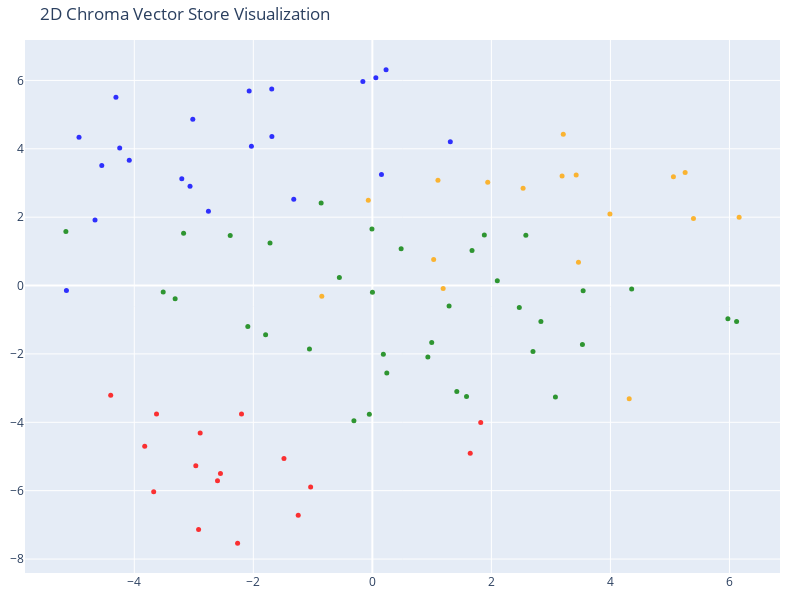

Here is the notebook cell this chart was saved with:
### Code cell
# Reduce the dimensionality of the vectors to 2D using t-SNE
# (t-distributed stochastic neighbor embedding)

tsne = TSNE(n_components=2, random_state=42)
reduced_vectors = tsne.fit_transform(vectors)

# Create the 2D scatter plot
fig = go.Figure(data=[go.Scatter(
    x=reduced_vectors[:, 0],
    y=reduced_vectors[:, 1],
    mode='markers',
    marker=dict(size=5, color=colors, opacity=0.8),
    text=[f"Type: {t}<br>Text: {d[:100]}..." for t, d in zip(doc_types, documents)],
    hoverinfo='text'
)])

fig.update_layout(title='2D Chroma Vector Store Visualization',
    scene=dict(xaxis_title='x',yaxis_title='y'),
    width=800,
    height=600,
    margin=dict(r=20, b=10, l=10, t=40)
)

fig.show()

### Figure 1 — Plotly figure (JSON) as saved in the notebook; plotly's stock layout.template omitted (floating-point values rounded to 4 significant figures)
{"data": [{"hoverinfo": "text", "marker": {"color": ["orange", "orange", "orange", "orange", "orange", "orange", "orange", "orange", "orange", "orange", "orange", "orange", "orange", "orange", "orange", "orange", "orange", "red", "red", "red", "red", "red", "red", "red", "red", "red", "red", "red", "red", "red", "red", "red", "red", "green", "green", "green", "green", "green", "green", "green", "green", "green", "green", "green", "green", "green", "green", "green", "green", "green", "green", "green", "green", "green", "green", "green", "green", "green", "green", "green", "green", "green", "green", "green", "green", "green", "green", "green", "green", "blue", "blue", "blue", "blue", "blue", "blue", "blue", "blue", "blue", "blue", "blue", "blue", "blue", "blue", "blue", "blue", "blue", "blue", "blue", "blue", "blue"], "opacity": 0.8, "size": 5}, "mode": "markers", "text": ["Type: company<br>Text: # About Innovatech Solutions: Our Story and Mission\n\n## Our Story: From Garage to Global SaaS Leader...", "Type: company<br>Text: Their first product, the initial version of **NexusFlow**, was built to solve this problem, allowing...", "Type: company<br>Text: ## Our Vision\nWe envision a future where every employee, from the front lines to the C-suite, can ef...", "Type: company<br>Text: ## Leadership Team\n- **Jane Doe, Co-Founder & Chief Executive Officer (CEO):** The visionary behind ...", "Type: company<br>Text: ## Key Milestones\n- **2015:** Company founded by Jane Doe and John Smith.\n- **2016:** Raised $5M See...", "Type: company<br>Text: # Careers at Innovatech Solutions\n\n## Join Our Mission to Reshape the Future of Work\n\nAre you passio...", "Type: company<br>Text: ## Why Innovatech? A Place to Build Your Career\n- **Solve Challenging Problems:** Work on cutting-ed...", "Type: company<br>Text: ## Our Teams\n\n- **Engineering:** The builders of our platform. They tackle complex challenges in dis...", "Type: company<br>Text: ## Open Positions (Examples)\n- **Senior Backend Engineer (CoreLLM Team):** Design and build the APIs...", "Type: company<br>Text: ## Our Hiring Process\nOur process is designed to be thorough, fair, and respectful of your time.\n1. ...", "Type: company<br>Text: # The Culture at Innovatech Solutions\n\n## Our Philosophy: Build, Learn, and Grow Together\n\nOur cultu...", "Type: company<br>Text: ## Our Core Values\n\nThese five values are the operating system for our company. We use them in our h...", "Type: company<br>Text: 3.  **Radical Transparency:**\n    We believe that the best ideas can come from anywhere, and that op...", "Type: company<br>Text: 5.  **Ownership Mentality:**\n    We act like owners. We take pride in our work and feel a deep sense...", "Type: company<br>Text: # Innovatech Solutions: Company Overview\n\n**Status:** Official Corporate Summary\n**Last Updated:** M...", "Type: company<br>Text: ## 2. Core Business\nOur business is centered around a suite of interconnected software products that...", "Type: company<br>Text: ## 4. Corporate Information\n- **Legal Name:** Innovatech Solutions Inc.\n- **Type:** Delaware C-Corpo...", "Type: contracts<br>Text: # API Data Licensing Agreement with Veridian Datafeeds\n\n**Agreement ID:** DLA-VRDN-2024-005\n**Partie...", "Type: contracts<br>Text: # Cloud Services Agreement with Stratus Infrastructure\n\n**Agreement ID:** CSA-STRTS-2022-004\n**Parti...", "Type: contracts<br>Text: ## 3. Financial Commitments\n**3.1. Monthly Recurring Cost (MRC):** Innovatech commits to a minimum m...", "Type: contracts<br>Text: # Co-Marketing Agreement with Orion CRM\n\n**Agreement ID:** CMA-ORION-2023-008\n**Parties:**\n- Innovat...", "Type: contracts<br>Text: # Consulting Services Agreement with Navigator Strategy\n\n**Agreement ID:** CSA-NAVGS-2023-003\n**Part...", "Type: contracts<br>Text: # Data Processing Addendum with Zenith Financial Group\n\n**Agreement ID:** DPA-ZENTH-2023-002\n**Parti...", "Type: contracts<br>Text: ## 3. Data Subject Rights & Breach Notification\nInnovatech will assist Zenith in fulfilling its obli...", "Type: contracts<br>Text: # Hybrid Master Service Agreement with Fusion Robotics\n\n**Agreement ID:** MSA-FUSNR-2024-003\n**Parti...", "Type: contracts<br>Text: # Master Service Agreement with Momentum Machines\n\n**Agreement ID:** MSA-MOMTM-2023-001\n**Parties:**...", "Type: contracts<br>Text: ## 2. License Grant and Services\n**2.1. License:** Provider grants Client a non-exclusive, non-trans...", "Type: contracts<br>Text: # Master Service Agreement with Silverline Logistics\n\n**Agreement ID:** MSA-SLVRL-2022-015\n**Parties...", "Type: contracts<br>Text: # OEM Partnership and Licensing Agreement with Quantum Leap AI\n\n**Agreement ID:** OEM-QLAI-2024-002\n...", "Type: contracts<br>Text: # Commercial Office Lease Agreement with Cityscape Realty\n\n**Agreement ID:** LEASE-CTSCP-2021-001\n**...", "Type: contracts<br>Text: # Channel Partner Reseller Agreement with Catalyst Partners\n\n**Agreement ID:** RES-CATLP-2023-007\n**...", "Type: contracts<br>Text: ## 2. Commission and Payment Structure\n**2.1. Commission Tiers:** Reseller shall be entitled to a co...", "Type: contracts<br>Text: # Statement of Work for Security Assessment with Cygnus Security\n\n**Agreement ID:** SOW-CYGNS-2024-0...", "Type: employees<br>Text: # Employee Profile: Gideon Cross\n\n- **Employee ID:** 2022\n- **Job Title:** Engineering Manager, Plat...", "Type: employees<br>Text: ## Key Responsibilities\n- **Team Leadership:** Manage and grow two engineering teams (12 engineers t...", "Type: employees<br>Text: ## Projects & Accomplishments\n- **Orion CRM Integration Delivery (2023):** Successfully managed the ...", "Type: employees<br>Text: # Employee Profile: Isolde Beaumont\n\n- **Employee ID:** 2009\n- **Job Title:** Director of Product Ma...", "Type: employees<br>Text: ## Key Responsibilities\n- **Product Strategy & Roadmap:** Define and communicate the multi-quarter r...", "Type: employees<br>Text: ## Projects & Accomplishments\n- **InsightIQ Natural Language Query (NLQ) Launch (2023):** Led the te...", "Type: employees<br>Text: ## Skills & Expertise\n- **Methodologies:** Agile, Scrum, Kanban, Lean Product Management, Pragmatic ...", "Type: employees<br>Text: # Employee Profile: Jia Li\n\n- **Employee ID:** 2045\n- **Job Title:** Senior DevOps Engineer\n- **Depa...", "Type: employees<br>Text: ## Key Responsibilities\n- **Infrastructure Management:** Design, build, and maintain our production ...", "Type: employees<br>Text: ## Projects & Accomplishments\n- **Kubernetes Migration (2023):** Was a key member of the team that m...", "Type: employees<br>Text: # Employee Profile: Kaelen Vance\n\n- **Employee ID:** 2011\n- **Job Title:** Principal AI Architect\n- ...", "Type: employees<br>Text: ## Key Responsibilities\n- **AI Architecture:** Design and maintain the end-to-end architecture of th...", "Type: employees<br>Text: - **Mentorship:** Guide and mentor a team of senior AI/ML engineers, setting technical direction, co...", "Type: employees<br>Text: ## Projects & Accomplishments\n- **CoreLLM v3.0 Launch (Q1 2024):** Led the successful development an...", "Type: employees<br>Text: ## Skills & Expertise\n- **Programming Languages:** Python (Expert), C++, Go\n- **ML/AI Frameworks:** ...", "Type: employees<br>Text: # Employee Profile: Linnea Vega\n\n- **Employee ID:** 2014\n- **Job Title:** Staff Software Engineer\n- ...", "Type: employees<br>Text: ## Key Responsibilities\n- **Front-End Architecture:** Lead the architectural design of the InsightIQ...", "Type: employees<br>Text: ## Projects & Accomplishments\n- **Dashboard Performance Overhaul (2023):** Led a project that implem...", "Type: employees<br>Text: ## Skills & Expertise\n- **Programming Languages:** JavaScript, TypeScript (Expert), Python\n- **Frame...", "Type: employees<br>Text: # Employee Profile: Orion Fletcher\n\n- **Employee ID:** 2051\n- **Job Title:** Lead Corporate Counsel\n...", "Type: employees<br>Text: ## Key Responsibilities\n- **Commercial Contracting:** Draft, review, and negotiate a high volume of ...", "Type: employees<br>Text: ## Projects & Accomplishments\n- **Contract Lifecycle Management (CLM) Implementation (2023):** Led t...", "Type: employees<br>Text: # Employee Profile: Ronan Dexter\n\n- **Employee ID:** 2027\n- **Job Title:** VP of Sales, Americas\n- *...", "Type: employees<br>Text: ## Key Responsibilities\n- **Sales Leadership:** Manage the entire Americas sales organization, inclu...", "Type: employees<br>Text: ## Projects & Accomplishments\n- **\"Land and Expand\" Playbook (2022):** Developed and implemented a n...", "Type: employees<br>Text: ## Skills & Expertise\n- **Sales Methodologies:** MEDDPICC, Challenger Sale, Solution Selling\n- **Too...", "Type: employees<br>Text: # Employee Profile: Seraphina Jones\n\n- **Employee ID:** 2034\n- **Job Title:** Lead UX Designer\n- **D...", "Type: employees<br>Text: ## Key Responsibilities\n- **End-to-End Design:** Lead the design process for major NexusFlow feature...", "Type: employees<br>Text: ## Projects & Accomplishments\n- **NexusFlow Visual Builder Redesign (2023):** Led the complete redes...", "Type: employees<br>Text: ## Skills & Expertise\n- **Design Tools:** Figma (Expert), Sketch, Adobe Creative Suite\n- **Prototypi...", "Type: employees<br>Text: # Employee Profile: Silas Thorne\n\n- **Employee ID:** 2063\n- **Job Title:** Senior Product Marketing ...", "Type: employees<br>Text: ## Key Responsibilities\n- **Go-to-Market (GTM) Strategy:** Plan and execute the launch of new Synaps...", "Type: employees<br>Text: ## Projects & Accomplishments\n- **SynapseChat 2.0 Launch (2023):** Led the successful GTM launch for...", "Type: employees<br>Text: # Employee Profile: Tessa McRae\n\n- **Employee ID:** 2018\n- **Job Title:** Director of Customer Succe...", "Type: employees<br>Text: ## Key Responsibilities\n- **Team Leadership:** Manage a team of 15 Customer Success Managers (CSMs),...", "Type: employees<br>Text: ## Projects & Accomplishments\n- **Customer Health Scoring System (2022):** Developed a data-driven c...", "Type: products<br>Text: # Product: Clarity Lens\n\n**Version:** 4.1\n**Status:** General Availability\n**Primary Contact:** Isol...", "Type: products<br>Text: ## 2. Target Audience & Use Cases\n- **Personas:** Data Analysts, Business Executives, Marketing Mana...", "Type: products<br>Text: ## 3. Detailed Feature Breakdown\n- **Natural Language Querying (NLQ):** This \"killer feature\" is pow...", "Type: products<br>Text: ## 4. Technical Architecture Overview\n- **Backend:** A scalable microservices architecture written i...", "Type: products<br>Text: # Product: Continuum\n\n**Version:** 2.5\n**Status:** General Availability\n**Primary Contact:** Isolde ...", "Type: products<br>Text: ## 2. Target Audience & Use Cases\n- **Personas:** Business Analysts, Operations Managers, IT Adminis...", "Type: products<br>Text: ## 3. Detailed Feature Breakdown\n- **Visual Workflow Builder:** An intuitive, drag-and-drop canvas f...", "Type: products<br>Text: ## 4. Technical Architecture Overview\n- **Core Engine:** Built on a distributed, event-driven archit...", "Type: products<br>Text: # Product: EchoSphere\n\n**Version:** 1.5\n**Status:** General Availability\n**Primary Contact:** Silas ...", "Type: products<br>Text: ## 2. Target Audience & Use Cases\n- **Personas:** Customer Support Leaders, IT Helpdesk Managers, HR...", "Type: products<br>Text: ## 3. Detailed Feature Breakdown\n- **Visual Conversation Builder:** A no-code interface for designin...", "Type: products<br>Text: ## 4. Technical Architecture Overview\n- **NLP Engine:** Built on top of the **Synapse Engine** API.\n...", "Type: products<br>Text: # Product: Guardian\n\n**Version:** 1.0 (Limited Beta)\n**Status:** Beta\n**Primary Contact:** Isolde Be...", "Type: products<br>Text: ## 2. Target Audience & Use Cases\n- **Personas:** Chief Information Security Officers (CISOs), Data ...", "Type: products<br>Text: ## 3. Detailed Feature Breakdown\n- **Automated Data Discovery:** Connectors that scan data warehouse...", "Type: products<br>Text: ## 4. Integration and Dependencies\n- **Platform-Wide Integration:** Guardian is designed to be the g...", "Type: products<br>Text: # Product: Synapse Engine\n\n**Version:** 3.1 (Helios)\n**Status:** General Availability\n**Primary Cont...", "Type: products<br>Text: ## 2. Target Audience & Use Cases\n- **Internal:** Serves as the AI foundation for `Clarity Lens` (na...", "Type: products<br>Text: ## 3. Detailed Feature Breakdown\n- **Multi-modal Capabilities:** Supports text, and in beta, the ana...", "Type: products<br>Text: - **Function Calling & Tool Use:** The model can intelligently decide when to call external APIs or ...", "Type: products<br>Text: ## 4. Technical Architecture Overview\n- **Model:** Proprietary Mixture-of-Experts (MoE) Transformer ..."], "type": "scatter", "x": [2.533, -0.06805, 3.208, 3.463, -0.8494, 3.188, 3.425, 1.19, 1.03, 3.992, 5.059, 5.255, 6.163, 5.396, 1.939, 1.102, 4.316, -3.825, -2.893, -1.245, 1.821, -1.485, -3.627, -4.396, -2.966, -2.199, -2.602, -2.552, -3.674, -2.264, 1.644, -2.92, -1.037, 2.832, 2.1, 0.001351, 2.469, 1.289, -0.5544, -1.794, 4.357, 5.974, 6.12, 2.579, 1.881, 1.675, -5.15, -3.514, -1.719, -2.388, -3.172, -3.314, 3.076, -0.05067, -0.3099, 3.53, 0.9324, 0.1845, -1.057, -0.006941, 0.4835, -0.8608, -2.093, 2.699, 1.582, 1.419, 3.542, 0.9974, 0.2425, -5.14, -0.1596, -2.754, -3.064, 0.1532, 0.05868, -1.321, -3.202, -4.929, 0.2303, -4.245, -4.085, -1.688, -1.691, -2.07, -2.032, -4.546, 1.31, -3.017, -4.309, -4.66], "y": [2.847, 2.496, 4.429, 0.6839, -0.3147, 3.207, 3.234, -0.08332, 0.7624, 2.096, 3.183, 3.31, 1.997, 1.964, 3.021, 3.08, -3.31, -4.7, -4.31, -6.718, -4.008, -5.059, -3.757, -3.209, -5.267, -3.756, -5.708, -5.499, -6.03, -7.537, -4.907, -7.133, -5.896, -1.048, 0.14, -0.1964, -0.6392, -0.6011, 0.234, -1.438, -0.1024, -0.9689, -1.05, 1.475, 1.477, 1.022, 1.58, -0.1914, 1.247, 1.462, 1.529, -0.3867, -3.257, -3.767, -3.954, -1.723, -2.092, -2.007, -1.859, 1.653, 1.078, 2.415, -1.199, -1.929, -3.243, -3.102, -0.1546, -1.669, -2.557, -0.1451, 5.967, 2.171, 2.903, 3.251, 6.079, 2.526, 3.124, 4.335, 6.312, 4.025, 3.668, 4.359, 5.747, 5.693, 4.076, 3.512, 4.205, 4.867, 5.508, 1.917]}], "layout": {"height": 600, "margin": {"b": 10, "l": 10, "r": 20, "t": 40}, "scene": {"xaxis": {"title": {"text": "x"}}, "yaxis": {"title": {"text": "y"}}}, "title": {"text": "2D Chroma Vector Store Visualization"}, "width": 800}}
